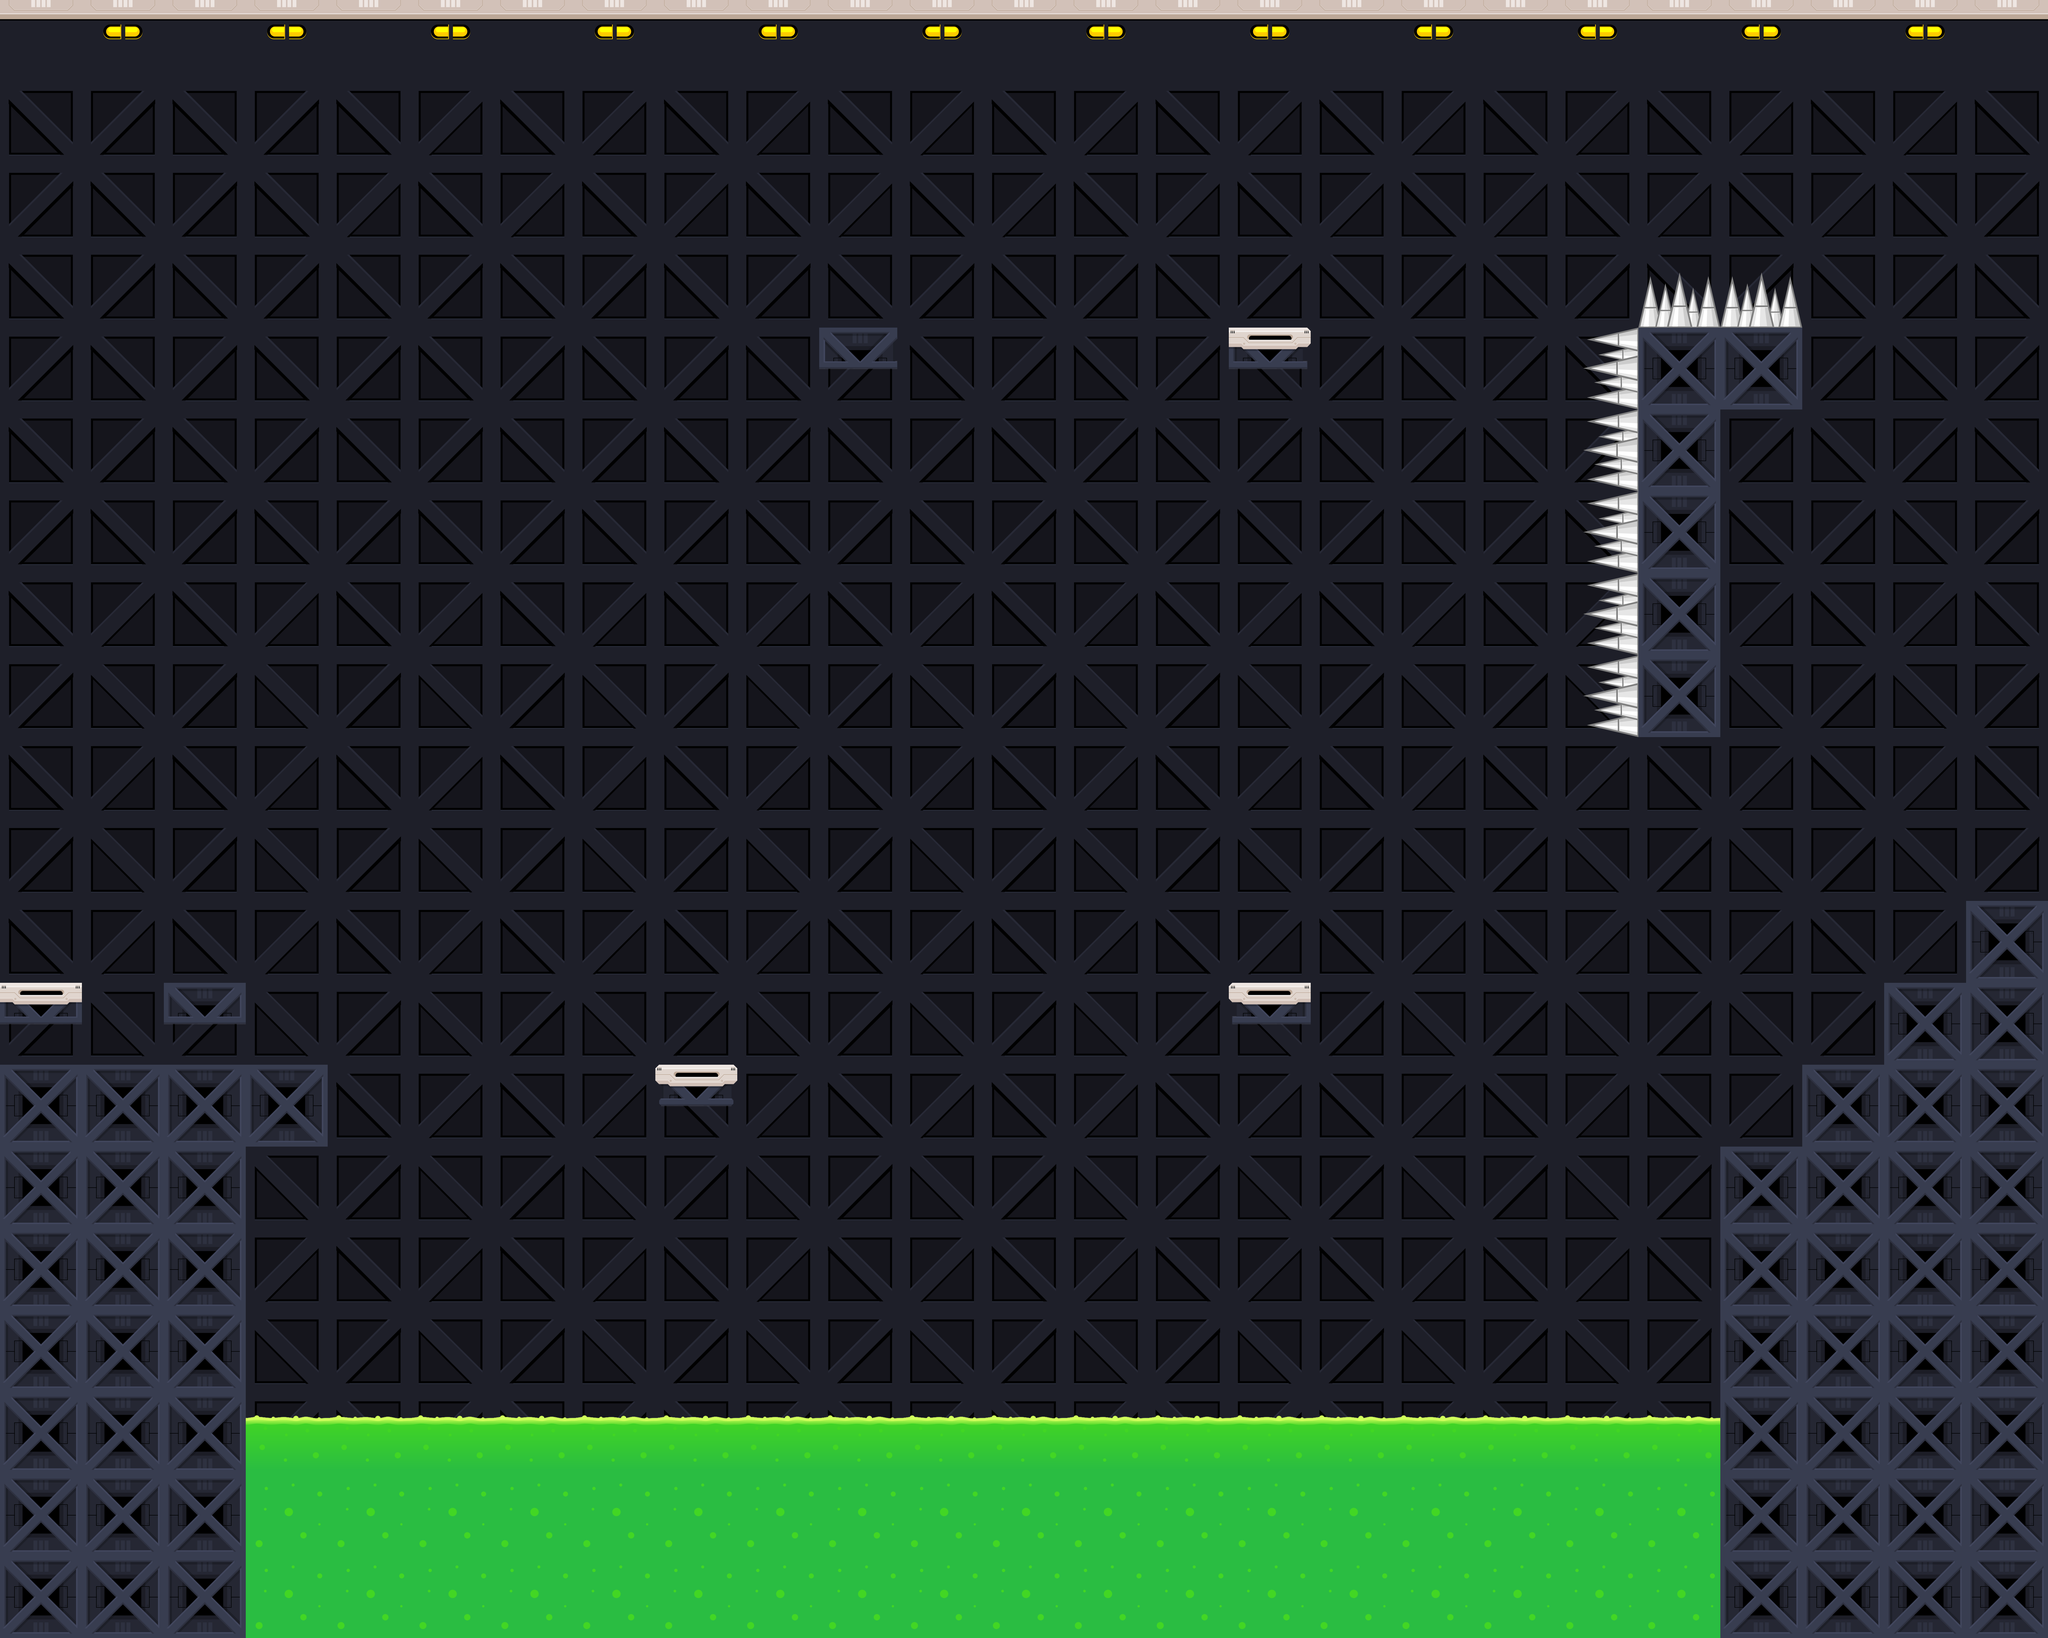

A level layout from a 2D game, rendered from its tile map. Below: a short description, then the map file with its tile-grid data intact:
An orthogonal 25x20 tile map with 256x256 px tiles, 2 tile layers (BackGround, Level_Tiles), 2 tilesets and 3 objects (2x Door, Timer).

<map version="1.9" tiledversion="1.9.2" orientation="orthogonal" renderorder="right-down" width="25" height="20" tilewidth="256" tileheight="256" infinite="0" nextlayerid="4" nextobjectid="30">
 <editorsettings>
  <export format="tmx" />
 </editorsettings>
 <tileset firstgid="1" source="Org_Tiles.tsx" />
 <tileset firstgid="37" source="Org_Objects.tsx" />
 <layer id="1" name="BackGround" width="25" height="20">
  <data encoding="csv">
4,3,4,3,4,3,4,3,4,3,4,3,4,3,4,3,4,3,4,3,4,3,4,3,4,
6,5,6,2147483654,6,8,6,8,6,8,6,8,6,8,6,8,6,8,6,8,6,8,6,8,6,
5,6,5,6,8,6,8,6,8,6,8,6,8,6,8,6,8,6,8,6,8,6,8,6,5,
6,2147483654,6,2147483654,6,2147483654,6,2147483654,6,2147483654,6,2147483654,6,2147483654,6,2147483654,6,2147483654,6,2147483654,6,2147483654,6,2147483654,6,
5,2147483653,5,2147483653,5,2147483653,5,2147483653,5,2147483653,5,2147483653,5,2147483653,5,2147483653,5,2147483653,5,2147483653,5,2147483653,5,2147483653,5,
6,2147483654,6,2147483654,6,2147483654,6,2147483654,6,2147483654,6,2147483654,6,2147483654,6,2147483654,6,2147483654,6,2147483654,6,2147483654,6,2147483654,6,
5,2147483653,5,2147483653,5,2147483653,5,2147483653,5,2147483653,5,2147483653,5,2147483653,5,2147483653,5,2147483653,5,2147483653,5,2147483653,5,2147483653,5,
6,8,6,8,6,8,6,8,6,8,6,8,6,8,6,8,6,8,6,8,6,8,6,8,6,
5,7,5,7,5,7,5,7,5,7,5,7,5,7,5,7,5,7,5,7,5,7,5,7,5,
6,8,6,8,6,8,6,8,6,8,6,8,6,8,6,8,6,8,6,8,6,8,6,8,6,
5,7,5,7,5,7,5,7,5,7,5,7,5,7,5,7,5,7,5,7,5,7,5,7,5,
6,8,6,8,6,8,6,8,6,8,6,8,6,8,6,8,6,8,6,8,6,8,6,8,6,
5,7,5,7,5,7,5,7,5,7,5,7,5,7,5,7,5,7,5,7,5,7,5,7,5,
6,8,6,8,6,8,6,8,6,8,6,8,6,8,6,8,6,8,6,8,6,8,6,8,6,
5,7,5,7,5,7,5,7,5,7,5,7,5,7,5,7,5,7,5,7,5,7,5,7,5,
6,8,6,8,6,8,6,8,6,8,6,8,6,8,6,8,6,8,6,8,6,8,6,8,6,
5,7,5,7,5,7,5,7,5,7,5,7,5,7,5,7,5,7,5,7,5,7,5,7,5,
6,8,6,8,6,8,6,8,6,8,6,8,6,8,6,8,6,8,6,8,6,8,6,8,6,
5,7,5,7,5,7,5,7,5,7,5,7,5,7,5,7,5,7,5,7,5,7,5,7,5,
6,8,6,8,6,8,6,8,6,8,6,8,6,8,6,8,6,8,6,8,6,8,6,8,6
</data>
 </layer>
 <layer id="2" name="Level_Tiles" width="25" height="20">
  <data encoding="csv">
0,0,0,0,0,0,0,0,0,0,0,0,0,0,0,0,0,0,0,0,0,0,0,0,0,
0,0,0,0,0,0,0,0,0,0,0,0,0,0,0,0,0,0,0,0,0,0,0,0,0,
0,0,0,0,0,0,0,0,0,0,0,0,0,0,0,0,0,0,0,0,0,0,0,0,0,
0,0,0,0,0,0,0,0,0,0,0,0,0,0,0,0,0,0,0,0,34,34,0,0,0,
0,0,0,0,0,0,0,0,0,0,24,0,0,0,0,27,0,0,0,35,18,18,0,0,0,
0,0,0,0,0,0,0,0,0,0,0,0,0,0,0,0,0,0,0,35,18,0,0,0,0,
0,0,0,0,0,0,0,0,0,0,0,0,0,0,0,0,0,0,0,35,18,0,0,0,0,
0,0,0,0,0,0,0,0,0,0,0,0,0,0,0,0,0,0,0,35,18,0,0,0,0,
0,0,0,0,0,0,0,0,0,0,0,0,0,0,0,0,0,0,0,35,18,0,0,0,0,
0,0,0,0,0,0,0,0,0,0,0,0,0,0,0,0,0,0,0,0,0,0,0,0,0,
0,0,0,0,0,0,0,0,0,0,0,0,0,0,0,0,0,0,0,0,0,0,0,0,0,
0,0,0,0,0,0,0,0,0,0,0,0,0,0,0,0,0,0,0,0,0,0,0,0,18,
26,0,23,0,0,0,0,0,0,0,0,0,0,0,0,25,0,0,0,0,0,0,0,18,18,
18,18,18,18,0,0,0,0,28,0,0,0,0,0,0,0,0,0,0,0,0,0,18,18,18,
18,18,18,0,0,0,0,0,0,0,0,0,0,0,0,0,0,0,0,0,0,18,18,18,18,
18,18,18,0,0,0,0,0,0,0,0,0,0,0,0,0,0,0,0,0,0,18,18,18,18,
18,18,18,0,0,0,0,0,0,0,0,0,0,0,0,0,0,0,0,0,0,18,18,18,18,
18,18,18,1,1,1,1,1,1,1,1,1,1,1,1,1,1,1,1,1,1,18,18,18,18,
18,18,18,2,2,2,2,2,2,2,2,2,2,2,2,2,2,2,2,2,2,18,18,18,18,
18,18,18,2,2,2,2,2,2,2,2,2,2,2,2,2,2,2,2,2,2,18,18,18,18
</data>
 </layer>
 <objectgroup id="3" name="Level_Objects">
  <object id="2" name="Start_Door" class="Door" gid="37" x="25.0357" y="1524.82" width="704" height="1064" />
  <object id="6" name="Finish_Door" class="Door" gid="39" x="5692" y="2288" width="721" height="1088" />
  <object id="24" name="Timer" gid="41" x="5420" y="2273" width="248" height="577" />
 </objectgroup>
</map>
